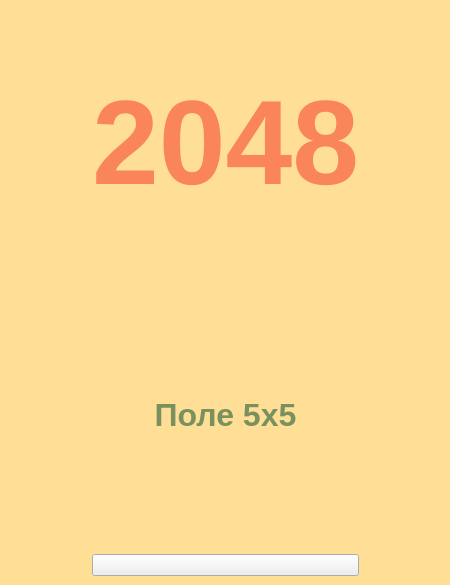
<?xml version="1.0" encoding="UTF-8"?>
<ui version="4.0">
 <class>MainWindow</class>
 <widget class="QMainWindow" name="MainWindow">
  <property name="geometry">
   <rect>
    <x>0</x>
    <y>0</y>
    <width>450</width>
    <height>585</height>
   </rect>
  </property>
  <property name="windowTitle">
   <string>Главная</string>
  </property>
  <property name="whatsThis">
   <string>Меню</string>
  </property>
  <property name="styleSheet">
   <string notr="true">background-color: #FFDE96</string>
  </property>
  <widget class="QWidget" name="centralwidget">
   <layout class="QGridLayout" name="gridLayout">
    <item row="0" column="0">
     <spacer name="horizontalSpacer">
      <property name="orientation">
       <enum>Qt::Orientation::Horizontal</enum>
      </property>
      <property name="sizeHint" stdset="0">
       <size>
        <width>66</width>
        <height>20</height>
       </size>
      </property>
     </spacer>
    </item>
    <item row="0" column="1">
     <layout class="QVBoxLayout" name="verticalLayout_2">
      <item>
       <layout class="QVBoxLayout" name="verticalLayout">
        <item>
         <widget class="QLabel" name="title_lb">
          <property name="styleSheet">
           <string notr="true">font-size:90pt;
font-weight: bold;
color: #FA855A;
background:none;</string>
          </property>
          <property name="text">
           <string>2048</string>
          </property>
          <property name="alignment">
           <set>Qt::AlignmentFlag::AlignCenter</set>
          </property>
         </widget>
        </item>
        <item>
         <widget class="QLabel" name="pole_lb">
          <property name="styleSheet">
           <string notr="true">font-size:24pt;
font-weight:bold;
color:#7A905E;
background:none</string>
          </property>
          <property name="text">
           <string>Поле 5x5</string>
          </property>
          <property name="alignment">
           <set>Qt::AlignmentFlag::AlignCenter</set>
          </property>
         </widget>
        </item>
       </layout>
      </item>
      <item>
       <widget class="QPushButton" name="play_btn">
        <property name="styleSheet">
         <string notr="true">background:none</string>
        </property>
        <property name="text">
         <string/>
        </property>
        <property name="icon">
         <iconset resource="play.qrc">
          <normaloff>:/icons/icons/play.svg</normaloff>:/icons/icons/play.svg</iconset>
        </property>
        <property name="iconSize">
         <size>
          <width>200</width>
          <height>200</height>
         </size>
        </property>
       </widget>
      </item>
     </layout>
    </item>
    <item row="0" column="2">
     <spacer name="horizontalSpacer_2">
      <property name="orientation">
       <enum>Qt::Orientation::Horizontal</enum>
      </property>
      <property name="sizeHint" stdset="0">
       <size>
        <width>67</width>
        <height>20</height>
       </size>
      </property>
     </spacer>
    </item>
   </layout>
  </widget>
 </widget>
 <resources>
  <include location="play.qrc"/>
 </resources>
 <connections/>
</ui>
